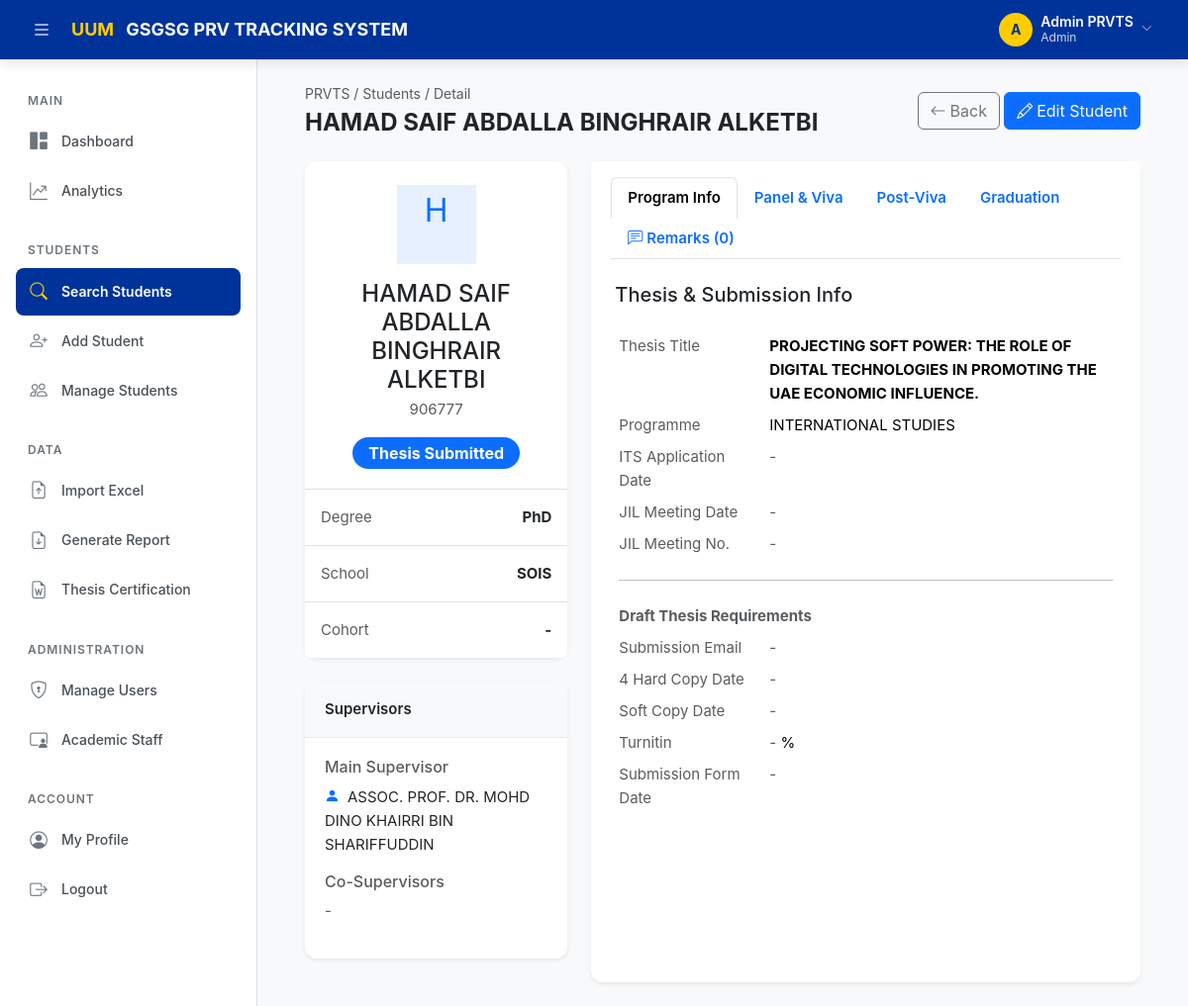
Screenshot of /student/2 (signed in) with the database file from the repository.
### tables this page shows
CREATE TABLE IF NOT EXISTS `students` (
    `student_id`      INT AUTO_INCREMENT PRIMARY KEY,
    `matric_no`       VARCHAR(30) NOT NULL UNIQUE,
    `name`            VARCHAR(200) NOT NULL,
    `programme`       VARCHAR(200) DEFAULT NULL,
    `school`          VARCHAR(200) DEFAULT NULL,
    `degree_level`    VARCHAR(100) NOT NULL DEFAULT 'Masters',
    `cohort`          VARCHAR(50) DEFAULT NULL,
    `its_receipt_date` DATE DEFAULT NULL,
    `thesis_title`    TEXT DEFAULT NULL,
    `research_status` ENUM(
        'Thesis Submitted',
        'Examiner Assigned',
        'Viva Scheduled',
        'Viva Completed',
        'Re-Viva',
        'Corrections Submitted',
        'Ready for Senate',
        'Graduated'
    ) NOT NULL DEFAULT 'Thesis Submitted',
    `created_at`      DATETIME NOT NULL DEFAULT CURRENT_TIMESTAMP,
    `updated_at`      DATETIME NOT NULL DEFAULT CURRENT_TIMESTAMP ON UPDATE CURRENT_TIMESTAMP,

    INDEX `idx_students_name`     (`name`),
    INDEX `idx_students_school`   (`school`),
    INDEX `idx_students_status`   (`research_status`),
    INDEX `idx_students_degree`   (`degree_level`)
);

CREATE TABLE IF NOT EXISTS `student_supervisors` (
    `id`            INT AUTO_INCREMENT PRIMARY KEY,
    `student_id`    INT NOT NULL,
    `supervisor_id` INT NOT NULL,
    `role`          ENUM('main','co') NOT NULL DEFAULT 'main',

    UNIQUE KEY `uk_student_supervisor` (`student_id`, `supervisor_id`),

    CONSTRAINT `fk_ss_student`
        FOREIGN KEY (`student_id`) REFERENCES `students`(`student_id`)
        ON DELETE CASCADE ON UPDATE CASCADE,
    CONSTRAINT `fk_ss_supervisor`
        FOREIGN KEY (`supervisor_id`) REFERENCES `supervisors`(`supervisor_id`)
        ON DELETE CASCADE ON UPDATE CASCADE
);

CREATE TABLE IF NOT EXISTS `supervisors` (
    `supervisor_id`   INT AUTO_INCREMENT PRIMARY KEY,
    `supervisor_name` VARCHAR(200) NOT NULL,
    `email`           VARCHAR(200) DEFAULT NULL,
    `phone`           VARCHAR(50) DEFAULT NULL,
    `department`      VARCHAR(200) DEFAULT NULL
);

### app/Views/students/detail.php (the view, shortened to what the rows shown need)
<?php
$baseUrl = rtrim($_ENV['APP_URL'] ?? '', '/');
$viva = reset($student['viva_records']) ?: [];
$grad = $student['graduation'] ?? [];
$mainSups = array_filter($student['supervisors'] ?? [], fn($s) => $s['role'] === 'main');
$coSups = array_filter($student['supervisors'] ?? [], fn($s) => $s['role'] === 'co');
function showDate($date) {
    if (empty($date) || $date === '0000-00-00') return '<span class="text-muted">-</span>';
    return date('d M Y', strtotime($date));
}
function showVal($val) {
    return empty($val) ? '<span class="text-muted">-</span>' : htmlspecialchars($val);
}
?>
<div class="page-header animate-fade-in-up">
    <div>
        <div class="breadcrumb text-muted">PRVTS / Students / Detail</div>
        <h1 class="h3"><?= htmlspecialchars($student['name']) ?></h1>
    </div>
    <div class="header-actions">
        <a href="<?= $baseUrl ?>/<?= ($_SESSION['user_role'] ?? '') === 'admin' ? 'students/manage' : 'search' ?>" class="btn btn-outline-secondary">
            <i class="bi bi-arrow-left me-1"></i>Back
        </a>
        <?php if (($_SESSION['user_role'] ?? '') === 'admin'): ?>
            <a href="<?= $baseUrl ?>/students/edit/<?= $student['student_id'] ?>" class="btn btn-primary">
                <i class="bi bi-pencil me-1"></i>Edit Student
            </a>
        <?php endif; ?>
    </div>
</div>
<div class="row g-4 animate-fade-in-up stagger-1">
    <div class="col-lg-4">
        <div class="card shadow-sm border-0 mb-4">
            <div class="card-body text-center pt-4">
                <div class="avatar-circle bg-primary bg-opacity-10 text-primary mx-auto mb-3" style="width: 80px; height: 80px; font-size: 2rem;">
                    <?= strtoupper(substr($student['name'], 0, 1)) ?>
                </div>
                <h4 class="card-title mb-1"><?= htmlspecialchars($student['name']) ?></h4>
                <p class="text-muted mb-3"><?= htmlspecialchars($student['matric_no']) ?></p>
                <span class="badge bg-primary px-3 py-2 fs-6 rounded-pill">
                    <?= htmlspecialchars($student['research_status']) ?>
                </span>
            </div>
            <ul class="list-group list-group-flush border-top">
                <li class="list-group-item d-flex justify-content-between align-items-center p-3">
                    <span class="text-muted flex-shrink-0 me-2">Degree</span>
                    <strong class="text-end"><?= showVal($student['degree_level'] ?? null) ?></strong>
                </li>
                <li class="list-group-item d-flex justify-content-between align-items-center p-3">
                    <span class="text-muted flex-shrink-0 me-2">School</span>
                    <strong class="text-end"><?= htmlspecialchars($student['school'] ?? '-') ?></strong>
                </li>
                <li class="list-group-item d-flex justify-content-between align-items-center p-3">
                    <span class="text-muted flex-shrink-0 me-2">Cohort</span>
                    <strong class="text-end"><?= htmlspecialchars($student['cohort'] ?? '-') ?></strong>
                </li>
            </ul>
        </div>
        <div class="card shadow-sm border-0 mb-4">
            <div class="card-header bg-light">Supervisors</div>
            <div class="card-body">
                <h6 class="text-muted mb-2">Main Supervisor</h6>
                <?php if ($mainSups): ?>
                    <ul class="list-unstyled mb-3">
                        <?php foreach($mainSups as $s): ?>
                            <li><i class="bi bi-person-fill text-primary me-2"></i><?= htmlspecialchars($s['supervisor_name']) ?></li>
                        <?php endforeach; ?>
                    </ul>
                <?php else: ?>
                    <p class="text-muted">-</p>
                <?php endif; ?>
                <h6 class="text-muted mb-2">Co-Supervisors</h6>
                <?php if ($coSups): ?>
                    <ul class="list-unstyled mb-0">
                        <?php foreach($coSups as $s): ?>
                            <li><i class="bi bi-person text-secondary me-2"></i><?= htmlspecialchars($s['supervisor_name']) ?></li>
                        <?php endforeach; ?>
                    </ul>
                <?php else: ?>
                    <p class="text-muted">-</p>
                <?php endif; ?>
            </div>
        </div>
    </div>
    <div class="col-lg-8">
        <div class="card shadow-sm border-0 h-100">
            <div class="card-header bg-white border-bottom-0 pt-3 pb-0">
                <ul class="nav nav-tabs" id="detailTabs" role="tablist">
                    <li class="nav-item">
                        <button class="nav-link active" data-bs-toggle="tab" data-bs-target="#tab-info" type="button">Program Info</button>
                    </li>
                    <li class="nav-item">
                        <button class="nav-link" data-bs-toggle="tab" data-bs-target="#tab-viva" type="button">Panel & Viva</button>
                    </li>
                    <li class="nav-item">
                        <button class="nav-link" data-bs-toggle="tab" data-bs-target="#tab-corr" type="button">Post-Viva</button>
                    </li>
                    <li class="nav-item">
                        <button class="nav-link" data-bs-toggle="tab" data-bs-target="#tab-grad" type="button">Graduation</button>
                    </li>
                    <li class="nav-item">
                        <button class="nav-link" id="remarks-tab-btn" data-bs-toggle="tab" data-bs-target="#tab-remarks" type="button">
                            <i class="bi bi-chat-left-text me-1"></i>Remarks (<?= count($remarks ?? []) ?>)
                        </button>
                    </li>
                </ul>
            </div>
            <div class="card-body p-4">
                <div class="tab-content">
                    <div class="tab-pane fade show active" id="tab-info">
                        <h5 class="mb-4">Thesis & Submission Info</h5>
                        <table class="table table-borderless table-sm w-100">
                            <tr><td class="text-muted" style="width: 30%;">Thesis Title</td><td><strong><?= showVal($student['thesis_title']) ?></strong></td></tr>
                            <tr><td class="text-muted">Programme</td><td><?= showVal($student['programme']) ?></td></tr>
                            <tr><td class="text-muted">ITS Application Date</td><td><?= showDate($student['its_receipt_date']) ?></td></tr>
                            <tr><td class="text-muted">JIL Meeting Date</td><td><?= showDate($grad['jil_meeting_date'] ?? null) ?></td></tr>
                            <tr><td class="text-muted">JIL Meeting No.</td><td><?= showVal($grad['jil_meeting_no'] ?? null) ?></td></tr>
                            <tr><td colspan="2"><hr></td></tr>
                            <tr><td class="text-muted fw-bold" colspan="2">Draft Thesis Requirements</td></tr>
                            <tr><td class="text-muted">Submission Email</td><td><?= showDate($viva['thesis_submission_email_date'] ?? null) ?></td></tr>
                            <tr><td class="text-muted">4 Hard Copy Date</td><td><?= showDate($viva['draft_hard_copy_date'] ?? null) ?></td></tr>
                            <tr><td class="text-muted">Soft Copy Date</td><td><?= showDate($viva['draft_soft_copy_date'] ?? null) ?></td></tr>
                            <tr><td class="text-muted">Turnitin</td><td><?= showVal($viva['turnitin_percentage'] ?? null) ?> %</td></tr>
                            <tr><td class="text-muted">Submission Form Date</td><td><?= showDate($viva['draft_submission_form_date'] ?? null) ?></td></tr>
                        </table>
                    </div>
                </div>
            </div>
        </div>
    </div>
</div>

### app/Core/Router.php (shortened to what the rows shown need)
<?php
class Router
{
    private array $routes = [];
    public function get(string $path, string $controller, string $action): void
    {
        $this->routes['GET'][$path] = ['controller' => $controller, 'action' => $action];
    }
    public function post(string $path, string $controller, string $action): void
    {
        $this->routes['POST'][$path] = ['controller' => $controller, 'action' => $action];
    }
    public function dispatch(string $uri, string $method): void
    {
        $uri = parse_url($uri, PHP_URL_PATH);
        $uri = rtrim($uri, '/') ?: '/';
        $method = strtoupper($method);
        foreach ($this->routes[$method] ?? [] as $routePath => $route) {
            $pattern = preg_replace('/\{(\w+)\}/', '([^/]+)', $routePath);
            $pattern = '#^' . $pattern . '$#';
            if (preg_match($pattern, $uri, $matches)) {
                array_shift($matches);
                $this->callAction($route['controller'], $route['action'], $matches);
                return;
            }
        }
    }
    private function callAction(string $controller, string $action, array $params = []): void
    {
        $controllerInstance = new $controllerClass();
        call_user_func_array([$controllerInstance, $action], $params);
    }
}

### rows the page displays
students: name "HAMAD SAIF ABDALLA BINGHRAIR ALKETBI", name "H", matric_no "906777", research_status "Thesis Submitted", degree_level "PhD PROJECTING SOFT POWER: THE ROLE OF DIGITAL TECHNOLOGIES IN PROMOTING THE UAE ECONOMIC INFLUENCE. INTERNATIONAL STUDIES", school "SOIS", cohort "-"
student_supervisors: supervisor.supervisor_name "ASSOC. PROF. DR. MOHD DINO KHAIRRI BIN SHARIFFUDDIN"

### other values shown
count($remarks ?? []) "0"
